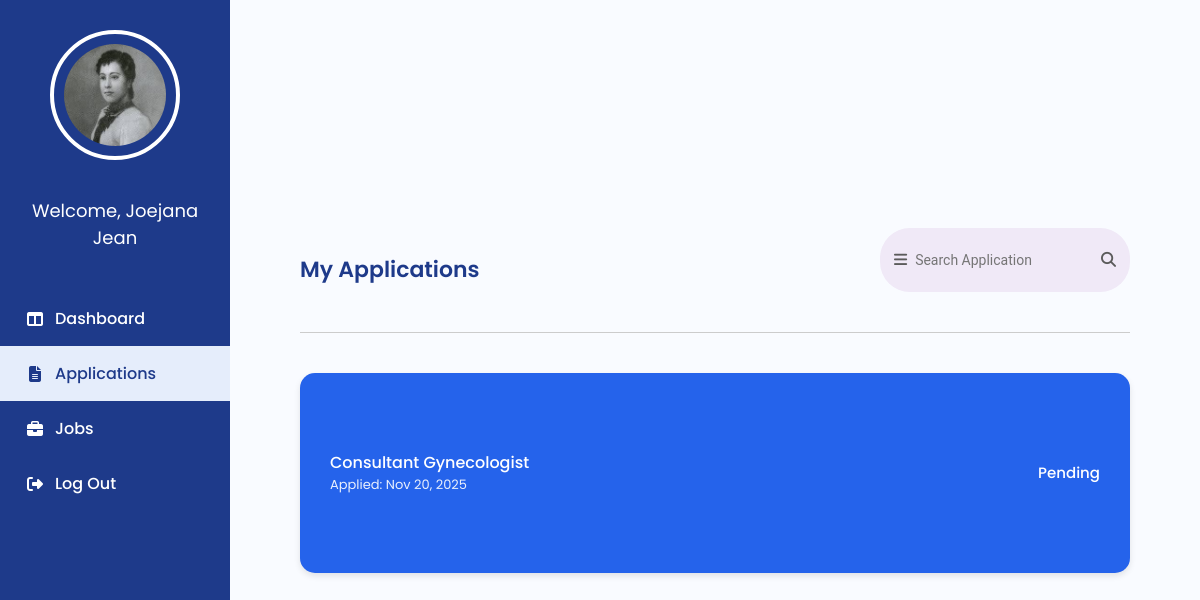
/Applicant_Application.php (signed in), run on an earlier commit of the app's database.
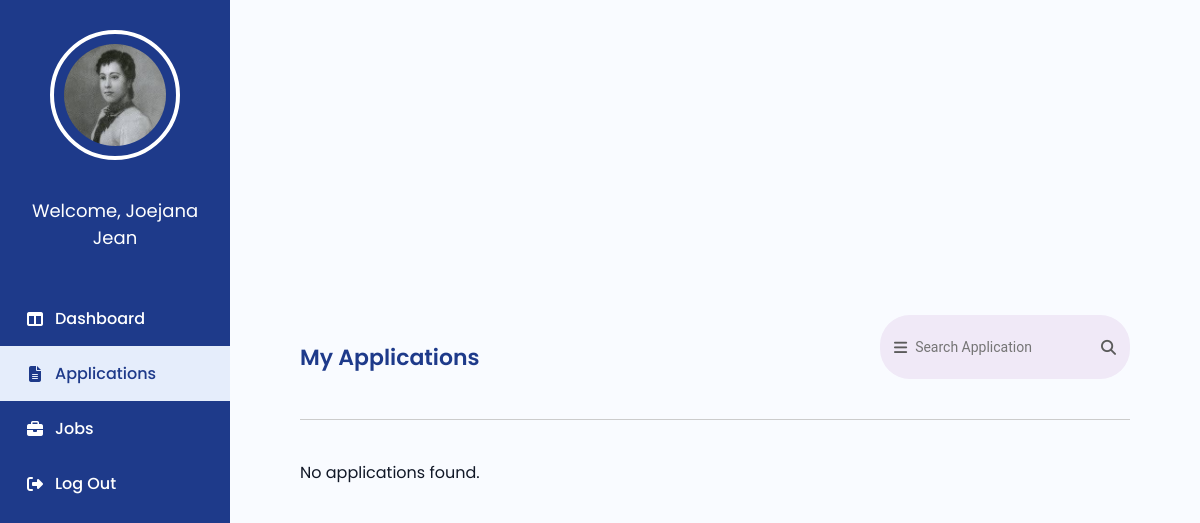
And on a later commit of the database.
### tables this page shows
CREATE TABLE `applications` (
  `id` int(11) NOT NULL,
  `applicantID` varchar(100) NOT NULL,
  `jobID` int(11) NOT NULL,
  `job_title` varchar(150) DEFAULT NULL,
  `department_name` varchar(100) DEFAULT NULL,
  `type_name` varchar(50) DEFAULT NULL,
  `status` varchar(50) NOT NULL DEFAULT 'Pending',
  `applied_at` datetime DEFAULT current_timestamp()
);

CREATE TABLE `job_posting` (
  `jobID` int(11) NOT NULL,
  `job_title` varchar(150) NOT NULL,
  `job_description` text NOT NULL,
  `department` int(11) NOT NULL,
  `qualification` varchar(255) DEFAULT NULL,
  `educational_level` varchar(100) DEFAULT NULL,
  `skills` text DEFAULT NULL,
  `expected_salary` varchar(50) DEFAULT NULL,
  `experience_years` int(11) DEFAULT NULL,
  `employment_type` int(11) DEFAULT NULL,
  `location` varchar(100) DEFAULT NULL,
  `vacancies` int(11) DEFAULT NULL,
  `date_posted` date DEFAULT NULL,
  `closing_date` date DEFAULT NULL
);

### Applicant_Application.php (the view, shortened to what this page needs)
<?php
require 'admin/db.connect.php';
$applicantID = $_SESSION['applicantID'];
$stmt = $conn->prepare("SELECT fullName, profile_pic FROM applicant WHERE applicantID = ?");
$stmt->bind_param("s", $applicantID);
$stmt->execute();
$result = $stmt->get_result();
if ($result->num_rows > 0) {
    $row = $result->fetch_assoc();
    $applicantname = $row['fullName'];
    $profile_picture = !empty($row['profile_pic'])
        ? "uploads/applicants/" . $row['profile_pic']
        : "uploads/employees/default.png";
} else {
    $applicantname = "Applicant";
    $profile_picture = "uploads/employees/default.png";
}
$stmt = $conn->prepare("
  SELECT a.id, a.status, a.applied_at, jp.job_title
  FROM applications a
  JOIN job_posting jp ON a.jobID = jp.jobID
  WHERE a.applicantID = ?
  ORDER BY a.applied_at DESC
");
$stmt->bind_param("s", $applicantID);
$stmt->execute();
$res = $stmt->get_result();
$applications = $res->fetch_all(MYSQLI_ASSOC);
?>
<!DOCTYPE html>
<html lang="en">
<head>
  <link rel="stylesheet" href="https://cdnjs.cloudflare.com/ajax/libs/font-awesome/6.5.0/css/all.min.css">
  <link rel="stylesheet" href="applicant.css">
</head>
<body>
  <div class="sidebar">
    <a href="Applicant_Profile.php" class="profile">
     <img src="<?php echo !empty($profile_picture) ? htmlspecialchars($profile_picture) : 'uploads/employees/default.png'; ?>"
     alt="Profile" class="sidebar-profile-img">
    </a>
    <div class="sidebar-name">
      <p><?php echo "Welcome, $applicantname"; ?></p>
    </div>
    <ul class="nav">
      <li><a href="Applicant_Dashboard.php"><i class="fa-solid fa-table-columns"></i>Dashboard</a></li>
      <li class="active"><a href="Applicant_Applications.php"><i class="fa-solid fa-file-lines"></i>Applications</a>
      </li>
      <li><a href="Applicant_Jobs.php"><i class="fa-solid fa-briefcase"></i>Jobs</a></li>
      <li><a href="Applicant_Login.php"><i class="fa-solid fa-right-from-bracket"></i>Log Out</a></li>
    </ul>
  </div>
  <div class="main-content">
    <div class="header">
      <h2>My Applications</h2>
      <div class="search-box">
        <i class="fa-solid fa-bars"></i>
        <input type="text" placeholder="Search Application">
        <i class="fa-solid fa-magnifying-glass"></i>
      </div>
    </div>
    <hr>
    <div class="applications-container">
      <?php if (empty($applications)): ?>
        <p>No applications found.</p>
      <?php else: ?>
        <?php foreach ($applications as $app): ?>
          <?php
          $title = isset($app['job_title']) ? $app['job_title'] : 'Untitled Role';
          $status = isset($app['status']) ? $app['status'] : 'Unknown';
          $appliedAt = (!empty($app['applied_at']) && $app['applied_at'] !== '0000-00-00 00:00:00') ? date('M d, Y', strtotime($app['applied_at'])) : '';
          ?>
          <div class="application-card">
            <div>
              <div class="job-title"><?php echo htmlspecialchars($title); ?></div>
              <?php if ($appliedAt): ?>
                <div class="applied-at" style="font-size:13px;opacity:0.9;">Applied:
                  <?php echo htmlspecialchars($appliedAt); ?>
                </div>
              <?php endif; ?>
            </div>
            <div class="status"><?php echo htmlspecialchars($status); ?></div>
          </div>
        <?php endforeach; ?>
      <?php endif; ?>
    </div>
  </div>
</body>
</html>

What changed in the data, as far as the page shows it:
removed applications: jobID.job_title "Consultant Gynecologist", applied_at "Nov 20, 2025", status "Pending"
Also different on the page:
text now shown: "No applications found."
